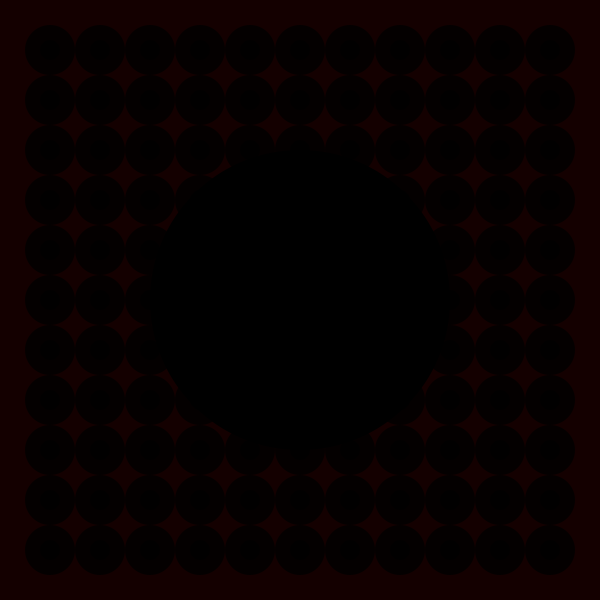
Frame 1 (no input)
Frame 60 (the mouse pressed at the canvas centre just before this capture): identical to frame 1, image omitted
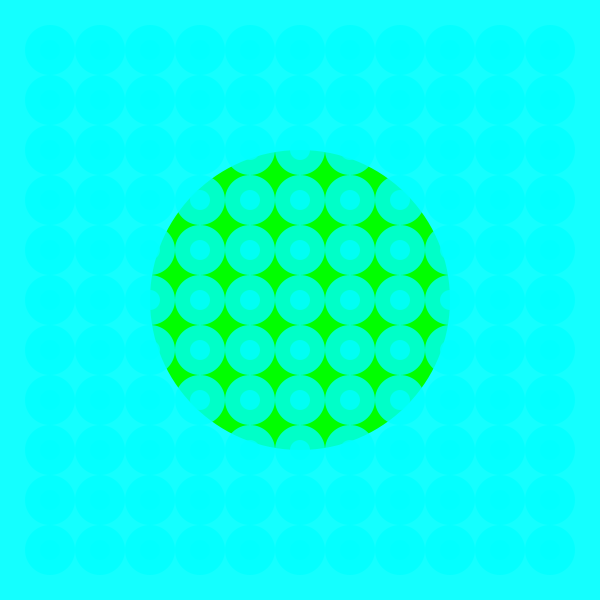
Frame 120 (the mouse held since frame 60 and released just before this capture)

The Processing sketch that drew these frames (run headless with seeded random() and noise(); from frame 60 on, the mouse is pressed at the canvas centre):

// Processing sketch: processing_82051
// ── processing_82051.pde

void setup()
{size(600,600);
}


void draw()
{
background(20,mouseX,mouseX); //fond
fill(0,mouseY,0,400); //remplissage gros cercle
noStroke();
ellipse(300,300,300,300); // gros cercle

fill(0,mouseY,mouseX,200); //remplissage petits et moyens cercles
for (int posX = 50; posX < width; posX = posX+50)
{
for (int posY = 50; posY < height; posY = posY+50)
{
ellipse(posX,posY,20,20); //petits cercles
ellipse(posX,posY,50,50); // moyens cercles

}
}
}
